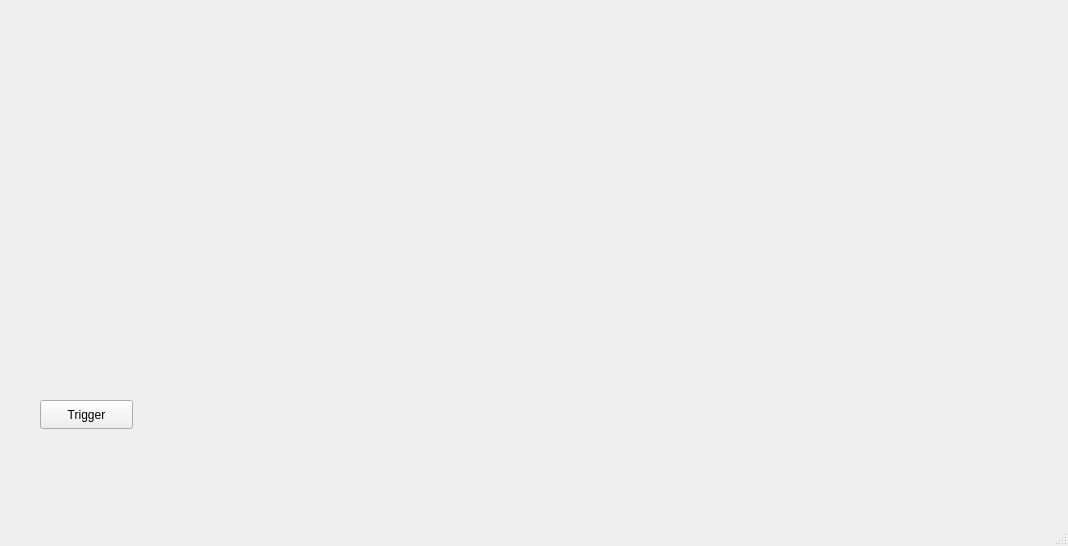
<?xml version="1.0" encoding="UTF-8"?>
<ui version="4.0">
 <class>MainWindow</class>
 <widget class="QMainWindow" name="MainWindow">
  <property name="geometry">
   <rect>
    <x>0</x>
    <y>0</y>
    <width>1068</width>
    <height>546</height>
   </rect>
  </property>
  <property name="windowTitle">
   <string>MainWindow</string>
  </property>
  <widget class="QWidget" name="centralwidget">
   <widget class="QPushButton" name="pushButton">
    <property name="geometry">
     <rect>
      <x>40</x>
      <y>400</y>
      <width>93</width>
      <height>29</height>
     </rect>
    </property>
    <property name="text">
     <string>Trigger</string>
    </property>
   </widget>
   <widget class="QLabel" name="label">
    <property name="geometry">
     <rect>
      <x>20</x>
      <y>40</y>
      <width>1021</width>
      <height>111</height>
     </rect>
    </property>
    <property name="text">
     <string/>
    </property>
    <property name="pixmap">
     <pixmap>../../../../../Pictures/Screenshots/Screenshot 2026-09-01 215958.png</pixmap>
    </property>
   </widget>
  </widget>
  <widget class="QMenuBar" name="menubar">
   <property name="geometry">
    <rect>
     <x>0</x>
     <y>0</y>
     <width>1068</width>
     <height>26</height>
    </rect>
   </property>
  </widget>
  <widget class="QStatusBar" name="statusbar"/>
 </widget>
 <resources/>
 <connections/>
</ui>
